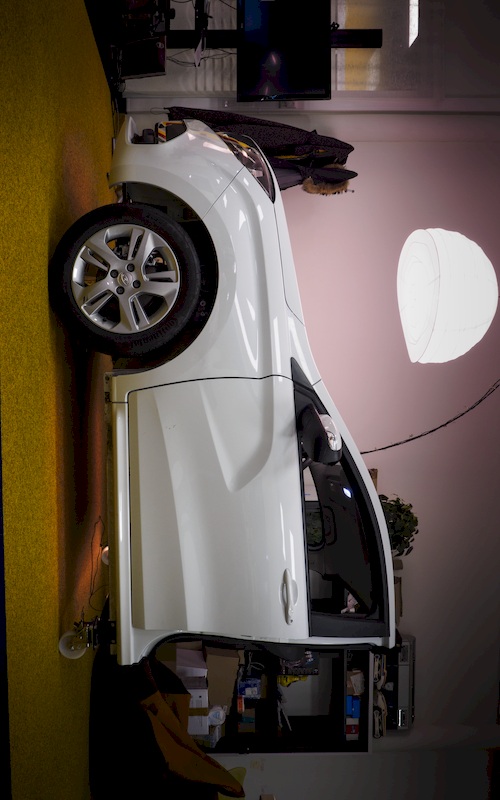
//> input picture vasin_a_a/bin.win64.vc2015.dbg/src.png, 500 x 800 px
$ ./cv_second_lab   (built with g++ and OpenCV 4)
//> lines starting //> are read from the running program, lines starting //| are printed output that depends on the picture; after the words box and inside, x2 and y2 are one past the last pixel; in counts of white or black regions, pixels touching at a corner belong together
#include <opencv2/opencv.hpp>

using namespace cv;
using namespace std;

int main() {
	Mat srcImg = imread("src.png");
//> srcImg is the input picture: 800 rows x 500 cols, CV_8UC3; mean B, G, R 69.7, 79.3, 90.7
	cvtColor(srcImg, srcImg, CV_BGR2HSV);
//> srcImg: 800 rows x 500 cols, CV_8UC3; mean H, S, V 56.9, 79.1, 91.5

	vector<Mat> channels;
	split(srcImg, channels);
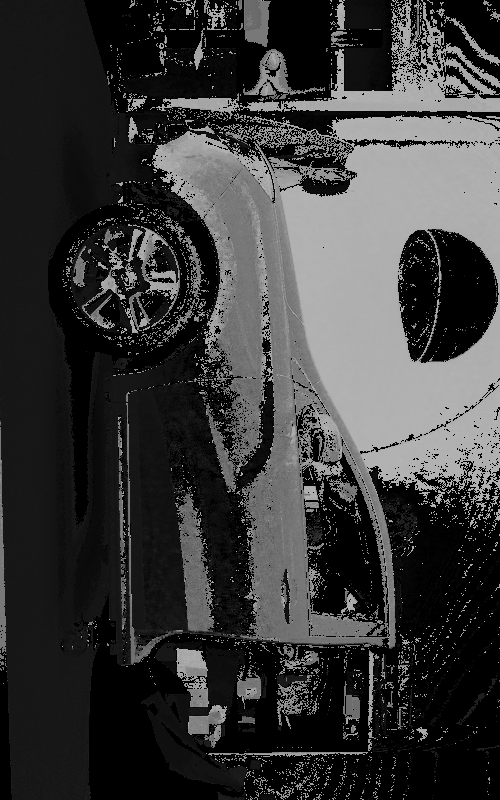
//> channels[0]: 800 rows x 500 cols, CV_8UC1; min 0, max 179, mean 56.9
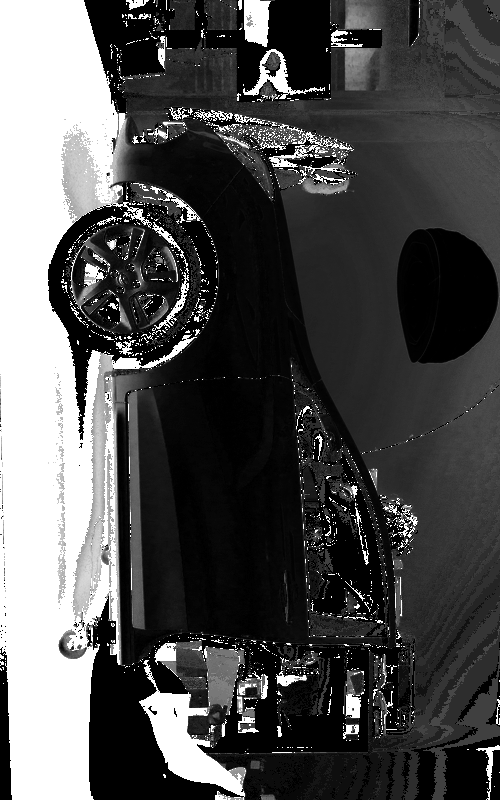
//> channels[1]: 800 rows x 500 cols, CV_8UC1; min 0, max 255, mean 79.1
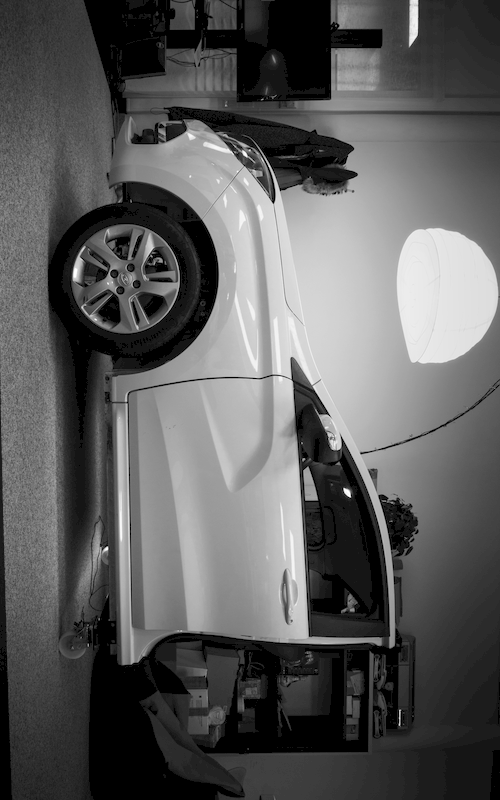
//> channels[2]: 800 rows x 500 cols, CV_8UC1; min 0, max 255, mean 91.5

	Mat rangedHue, rangedSaturation;
	Mat maskHue = channels[0] > 15 & channels[0] < 45; // Для 8-бит Hue от 0 до 180, берём от оранжевого до салатового
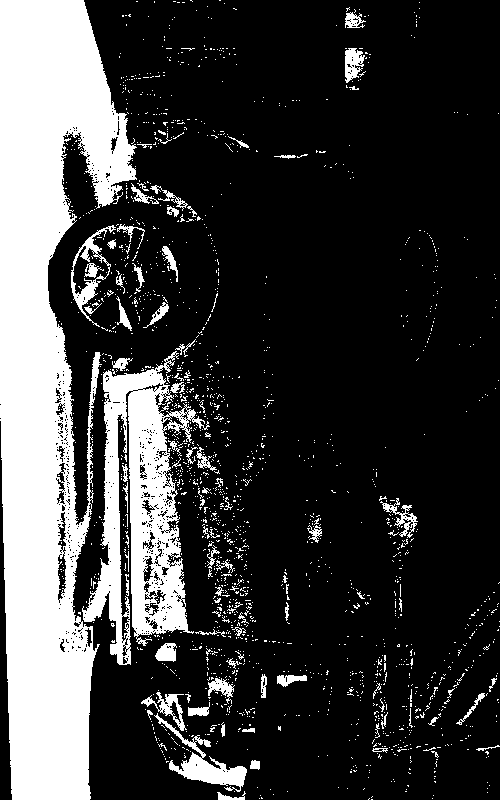
//> maskHue: 800 rows x 500 cols, CV_8UC1; 23.3% white; 1830 white regions (1742 under 20 px), largest, box (x1, y1, x2, y2) and area: (0, 0, 137, 800) 63377, (82, 351, 210, 665) 15893, (154, 713, 247, 792) 1741
	Mat maskSaturation = channels[1] < 20;  // Ненасыщенные цвета
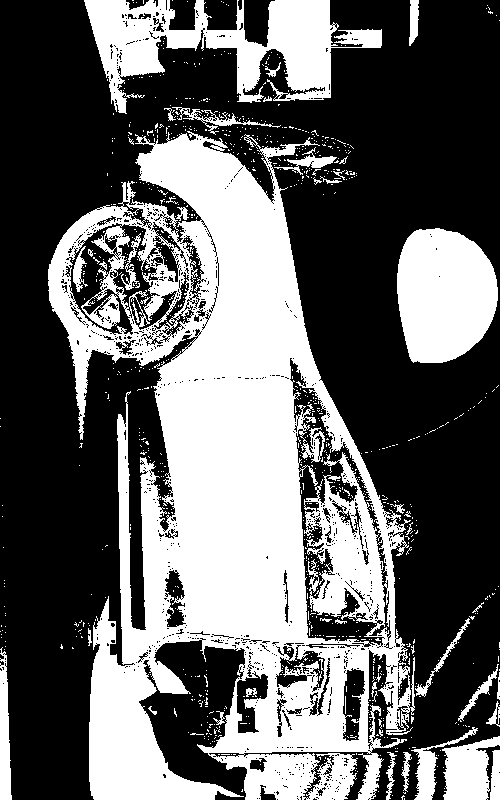
//> maskSaturation: 800 rows x 500 cols, CV_8UC1; 39.3% white; 946 white regions (905 under 20 px), largest, box (x1, y1, x2, y2) and area: (48, 131, 415, 800) 120408, (84, 0, 382, 114) 14393, (397, 228, 498, 363) 10933

	srcImg.copyTo(rangedHue, maskHue);
//> rangedHue: 800 rows x 500 cols, CV_8UC3; mean H, S, V 5, 47.7, 20
	srcImg.copyTo(rangedSaturation, maskSaturation);
//> rangedSaturation: 800 rows x 500 cols, CV_8UC3; mean H, S, V 15.6, 1.4, 38.4

	Mat joinedImg(srcImg.rows, srcImg.cols * 3, CV_8UC3);

	srcImg.copyTo(joinedImg(Rect(0, 0, srcImg.cols, srcImg.rows)));
//> joinedImg: 800 rows x 1500 cols, CV_8UC3; mean H, S, V 19, 26.4, 30.5
	rangedHue.copyTo(joinedImg(Rect(srcImg.cols, 0, srcImg.cols, srcImg.rows)));
//> joinedImg: 800 rows x 1500 cols, CV_8UC3; mean H, S, V 20.6, 42.3, 37.2
	rangedSaturation.copyTo(joinedImg(Rect(2 * srcImg.cols, 0, srcImg.cols, srcImg.rows)));
//> joinedImg: 800 rows x 1500 cols, CV_8UC3; mean H, S, V 25.8, 42.7, 50

	cvtColor(joinedImg, joinedImg, CV_HSV2BGR);
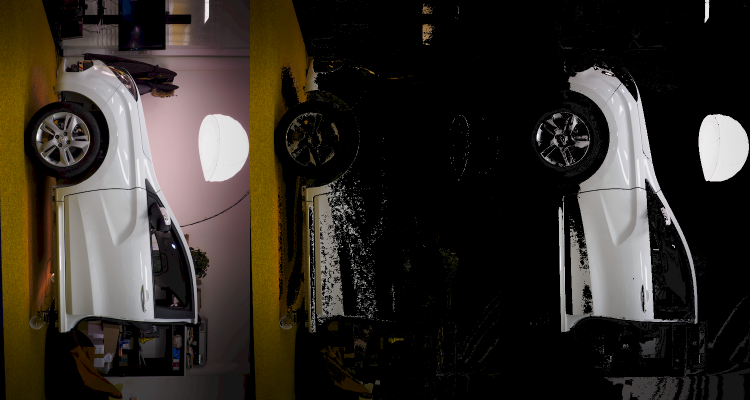
//> joinedImg: 800 rows x 1500 cols, CV_8UC3 (shown at 1/2 size); mean B, G, R 37.6, 44.1, 49.6

	imwrite("result/L_2.png", joinedImg);
	imshow("L_2", joinedImg);

	waitKey(0);

	return 0;
}

$ run again, with vasin_a_a/bin.win64.vc2015.dbg/pic1d.jpg saved as vasin_a_a/bin.win64.vc2015.dbg/src.png
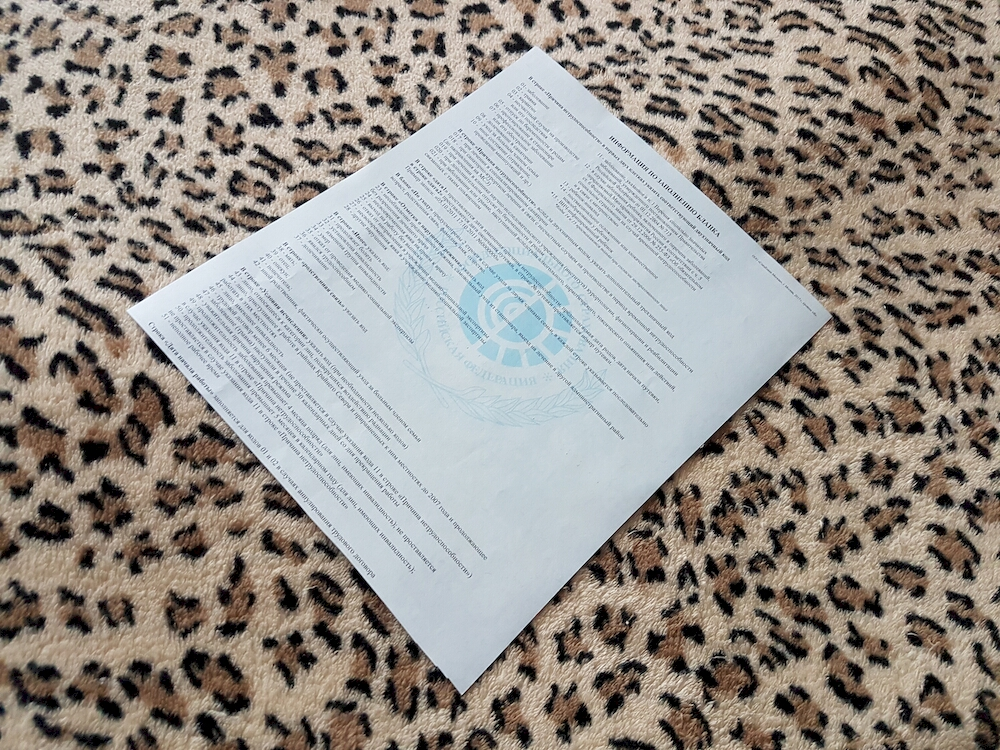
//> input picture vasin_a_a/bin.win64.vc2015.dbg/pic1d.jpg, 1000 x 750 px
//> srcImg is the input picture: 750 rows x 1000 cols, CV_8UC3; mean B, G, R 137.3, 143.6, 149.3
//> srcImg: 750 rows x 1000 cols, CV_8UC3; mean H, S, V 46.9, 51.3, 155.3
//> `Mat maskHue = channels[0] > 15 & channels[0] < 45;`:
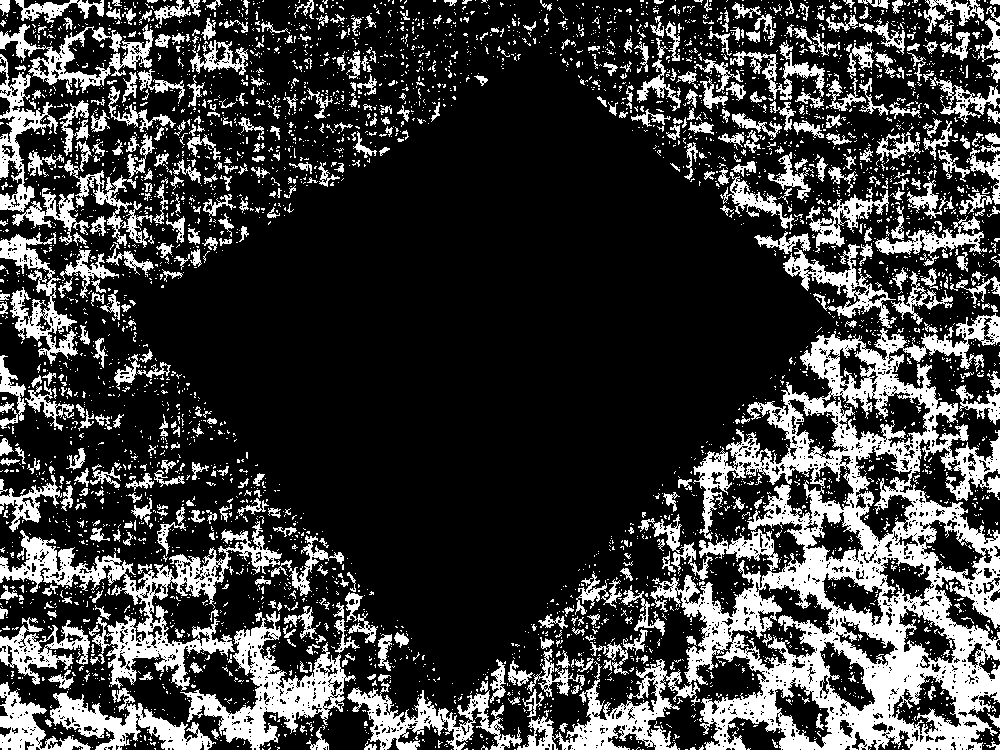
//> maskHue: 750 rows x 1000 cols, CV_8UC1; 24.1% white; 4382 white regions (3842 under 20 px), largest, box (x1, y1, x2, y2) and area: (517, 313, 1000, 750) 62578, (0, 521, 282, 691) 10149, (180, 611, 356, 750) 7084
//> maskSaturation: 750 rows x 1000 cols, CV_8UC1; 11.4% white; 5026 white regions (4544 under 20 px), largest, box (x1, y1, x2, y2) and area: (122, 35, 639, 336) 18960, (241, 376, 504, 588) 13997, (478, 528, 560, 614) 1790
//> rangedHue: 750 rows x 1000 cols, CV_8UC3; mean H, S, V 4.4, 11.5, 37.3
//> rangedSaturation: 750 rows x 1000 cols, CV_8UC3; mean H, S, V 9, 1.7, 19.6
//> `cvtColor(joinedImg, joinedImg, CV_HSV2BGR);`:
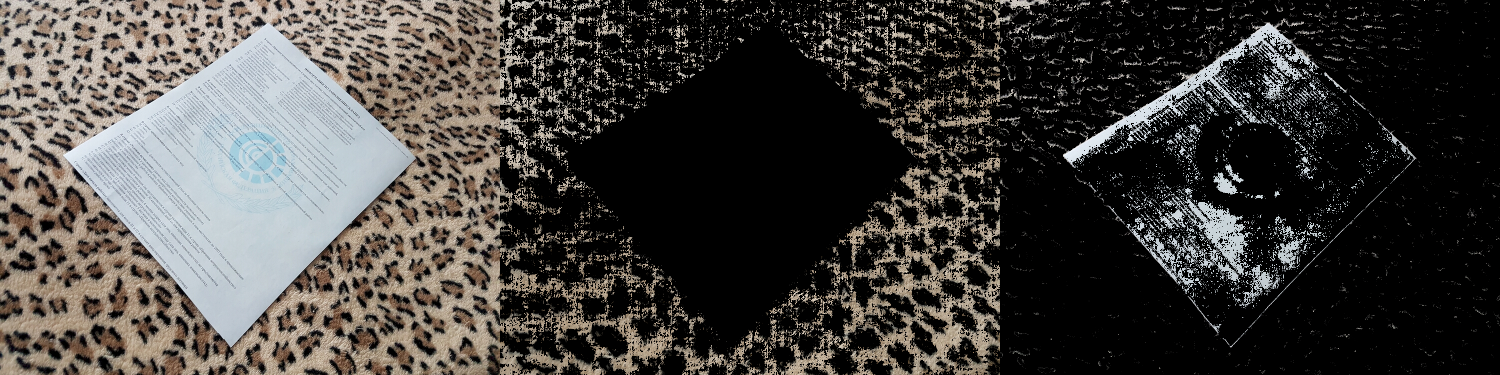
//> joinedImg: 750 rows x 3000 cols, CV_8UC3 (shown at 1/2 size); mean B, G, R 62.3, 65.5, 68.3
